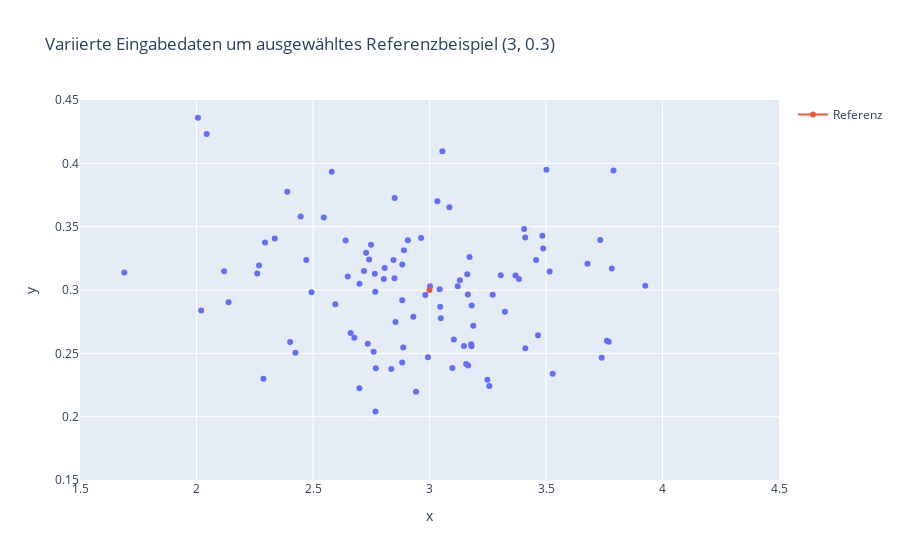

Notebook code cell kept with this figure:
### Markdown cell above
Wir überprüfen visuell mit einem Streudiagramm (Scatterplot), ob die variierten
Eingabedaten im zulässigen Bereich liegen. Die Zellengröße muss ja zwischen 2
und 10 mm liegen, der Füllgrad im Intervall [0,1]. Dazu importieren wir das
Modul `Plotly Express` als `px`. Der Scatterplot wird durch die Funktion
`scatter()` erzeugt. Auf der x-Achse tragen wir mit `x=ariation_zellengroesse`
die Zellengrößen ein und auf der y-Achse mit `y=variation_fuellgrad` die
Füllgrade der variierten Bauteile. Zusätzlich setzen wir mi dem optionalen
Argument `title=` noch einen Titel. Zuletzt ergänzen wir noch das
Referenzbeispiel durch einen zweiten Scatterplot mit `add_scatter()`. Insgesamt
fixieren wir den Ausschnitt für die x-Achse auf [1.5, 4.5] und für die y-Achse
auf [0.15, 0.45] mit `fig.update_layout(xaxis_range=[1.5, 4.5],
yaxis_range=[0.15,0.45])`, damit das Referenzbeispiel im Zentrum des Diagramms
liegt.

### Code cell
import plotly.express as px 

fig = px.scatter(x=variation_zellengroesse, y=variation_fuellgrad,
    title='Variierte Eingabedaten um ausgewähltes Referenzbeispiel (3, 0.3)'
)
fig.add_scatter(x=[3.0], y=[0.3], name='Referenz')
fig.update_layout(xaxis_range=[1.5, 4.5], yaxis_range=[0.15,0.45])
fig.write_image('variierte_eingabedaten.svg')
fig.show()

### Figure 1 — Plotly figure (JSON) as saved in the notebook; plotly's stock layout.template omitted (floating-point values rounded to 4 significant figures)
{"data": [{"hovertemplate": "x=%{x}<br>y=%{y}<extra></extra>", "legendgroup": "", "marker": {"color": "#636efa", "symbol": "circle"}, "mode": "markers", "name": "", "orientation": "v", "showlegend": false, "type": "scatter", "x": [3.248, 2.931, 3.324, 3.762, 2.883, 2.883, 3.79, 3.384, 2.765, 3.271, 2.768, 2.767, 3.121, 2.043, 2.138, 2.719, 2.494, 3.157, 2.546, 2.294, 3.733, 2.887, 3.034, 2.288, 2.728, 3.055, 2.425, 3.188, 2.7, 2.854, 2.699, 3.926, 2.993, 2.471, 3.411, 2.39, 3.104, 2.02, 2.336, 3.098, 3.369, 3.086, 2.942, 2.849, 2.261, 2.64, 2.77, 3.529, 3.172, 2.118, 3.162, 2.807, 2.662, 3.306, 3.515, 3.466, 2.58, 2.845, 3.166, 3.488, 2.76, 2.907, 2.447, 2.402, 3.406, 3.678, 2.964, 3.502, 3.181, 2.677, 3.181, 3.769, 2.982, 3.782, 1.69, 3.411, 3.044, 2.85, 3.046, 2.006, 2.89, 3.179, 3.739, 2.741, 2.596, 2.749, 3.458, 3.164, 2.735, 3.257, 3.049, 3.484, 2.649, 2.836, 2.804, 2.268, 3.148, 3.131, 3.003, 2.883], "xaxis": "x", "y": [0.2292, 0.279, 0.2829, 0.2599, 0.2919, 0.3202, 0.3943, 0.3087, 0.3129, 0.2963, 0.2041, 0.2987, 0.303, 0.4232, 0.2904, 0.3151, 0.2983, 0.2416, 0.3571, 0.3376, 0.3396, 0.2545, 0.3701, 0.2299, 0.3293, 0.4095, 0.2505, 0.2717, 0.305, 0.2748, 0.2225, 0.3034, 0.2469, 0.3237, 0.254, 0.3775, 0.2608, 0.2839, 0.3407, 0.2385, 0.3114, 0.3654, 0.2196, 0.3092, 0.313, 0.3391, 0.2382, 0.234, 0.3261, 0.3148, 0.3125, 0.3173, 0.266, 0.3116, 0.3147, 0.2643, 0.3933, 0.3237, 0.2404, 0.3328, 0.2513, 0.3394, 0.3579, 0.259, 0.3482, 0.3206, 0.3411, 0.3948, 0.2877, 0.2623, 0.2555, 0.2592, 0.2961, 0.3171, 0.3138, 0.3414, 0.3007, 0.3727, 0.2868, 0.436, 0.3313, 0.2571, 0.2465, 0.3241, 0.2888, 0.3357, 0.3237, 0.2964, 0.2577, 0.2243, 0.2777, 0.3428, 0.3107, 0.2377, 0.3087, 0.3193, 0.2558, 0.3077, 0.3029, 0.2429], "yaxis": "y"}, {"name": "Referenz", "type": "scatter", "x": [3], "y": [0.3]}], "layout": {"legend": {"tracegroupgap": 0}, "title": {"text": "Variierte Eingabedaten um ausgewähltes Referenzbeispiel (3, 0.3)"}, "xaxis": {"anchor": "y", "domain": [0, 1], "range": [1.5, 4.5], "title": {"text": "x"}}, "yaxis": {"anchor": "x", "domain": [0, 1], "range": [0.15, 0.45], "title": {"text": "y"}}}}
